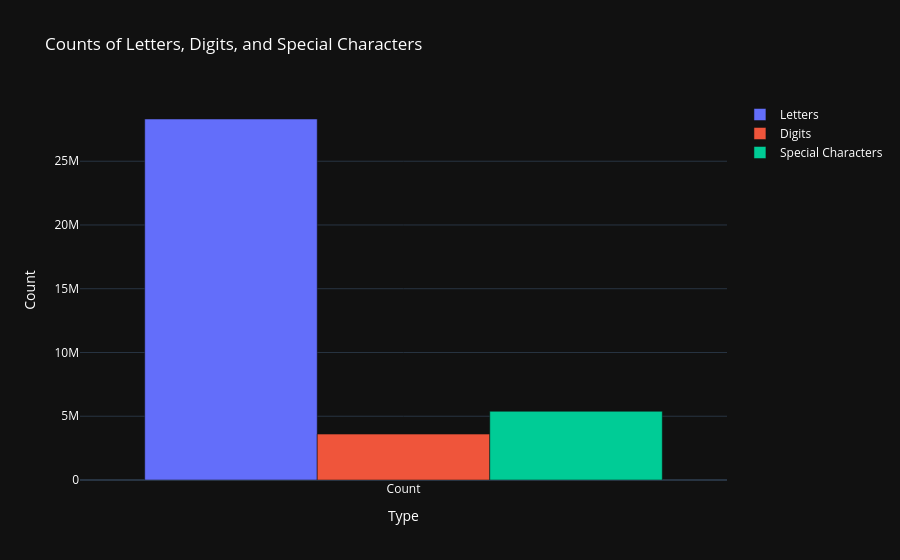

This figure's notebook cell:
### Code cell
# Create a DataFrame with the sum of each column
counts = urls_data[['letters_count', 'digits_count', 'special_chars_count']].sum()

# Create a bar chart for the counts of letters, digits, and special characters
fig = go.Figure(data=[
    go.Bar(name='Letters', x=['Count'], y=[counts['letters_count']]),
    go.Bar(name='Digits', x=['Count'], y=[counts['digits_count']]),
    go.Bar(name='Special Characters', x=['Count'], y=[counts['special_chars_count']])
])

fig.update_layout(title='Counts of Letters, Digits, and Special Characters',
                  xaxis_title='Type',
                  yaxis_title='Count',
                  barmode='group',
                  template='plotly_dark',
                  font=dict(color='white'))

fig.show()

### Figure 1 — Plotly figure (JSON) as saved in the notebook; plotly's stock layout.template omitted (floating-point values rounded to 4 significant figures)
{"data": [{"name": "Letters", "type": "bar", "x": ["Count"], "y": [28310704]}, {"name": "Digits", "type": "bar", "x": ["Count"], "y": [3599355]}, {"name": "Special Characters", "type": "bar", "x": ["Count"], "y": [5387439]}], "layout": {"barmode": "group", "font": {"color": "white"}, "title": {"text": "Counts of Letters, Digits, and Special Characters"}, "xaxis": {"title": {"text": "Type"}}, "yaxis": {"title": {"text": "Count"}}}}
